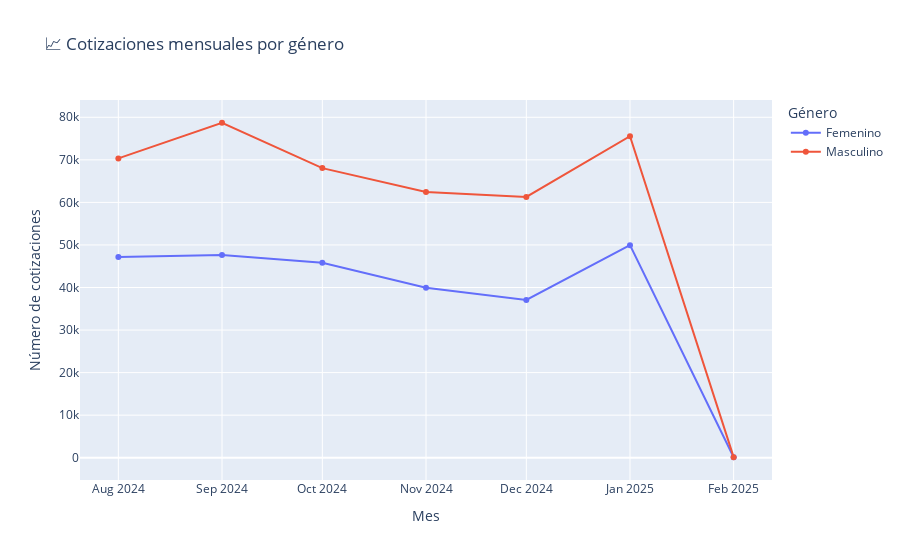

The notebook cell saved with this chart:
### Code cell
import plotly.express as px

fig = px.line(
    cot_mensual_genero,
    x='mes_anio',
    y='n_cotizaciones',
    color='genero',
    markers=True,
    title="📈 Cotizaciones mensuales por género"
)

fig.update_layout(
    xaxis_title="Mes",
    yaxis_title="Número de cotizaciones",
    legend_title="Género",
    hovermode="x unified",
    legend=dict(
        orientation="v",
        yanchor="top",
        y=1,
        xanchor="left",
        x=1.02
    )
)

fig.show()

### Figure 1 — Plotly figure (JSON) as saved in the notebook; plotly's stock layout.template omitted (floating-point values rounded to 4 significant figures)
{"data": [{"hovertemplate": "genero=Femenino<br>mes_anio=%{x}<br>n_cotizaciones=%{y}<extra></extra>", "legendgroup": "Femenino", "line": {"color": "#636efa", "dash": "solid"}, "marker": {"symbol": "circle"}, "mode": "lines+markers", "name": "Femenino", "orientation": "v", "showlegend": true, "type": "scatter", "x": ["2024-08-01T00:00:00.000000000", "2024-09-01T00:00:00.000000000", "2024-10-01T00:00:00.000000000", "2024-11-01T00:00:00.000000000", "2024-12-01T00:00:00.000000000", "2025-01-01T00:00:00.000000000", "2025-02-01T00:00:00.000000000"], "xaxis": "x", "y": [47176, 47637, 45834, 39954, 37084, 49959, 112], "yaxis": "y"}, {"hovertemplate": "genero=Masculino<br>mes_anio=%{x}<br>n_cotizaciones=%{y}<extra></extra>", "legendgroup": "Masculino", "line": {"color": "#EF553B", "dash": "solid"}, "marker": {"symbol": "circle"}, "mode": "lines+markers", "name": "Masculino", "orientation": "v", "showlegend": true, "type": "scatter", "x": ["2024-08-01T00:00:00.000000000", "2024-09-01T00:00:00.000000000", "2024-10-01T00:00:00.000000000", "2024-11-01T00:00:00.000000000", "2024-12-01T00:00:00.000000000", "2025-01-01T00:00:00.000000000", "2025-02-01T00:00:00.000000000"], "xaxis": "x", "y": [70344, 78718, 68056, 62457, 61288, 75565, 132], "yaxis": "y"}], "layout": {"hovermode": "x unified", "legend": {"orientation": "v", "title": {"text": "Género"}, "tracegroupgap": 0, "x": 1.02, "xanchor": "left", "y": 1, "yanchor": "top"}, "title": {"text": "📈 Cotizaciones mensuales por género"}, "xaxis": {"anchor": "y", "domain": [0, 1], "title": {"text": "Mes"}}, "yaxis": {"anchor": "x", "domain": [0, 1], "title": {"text": "Número de cotizaciones"}}}}
